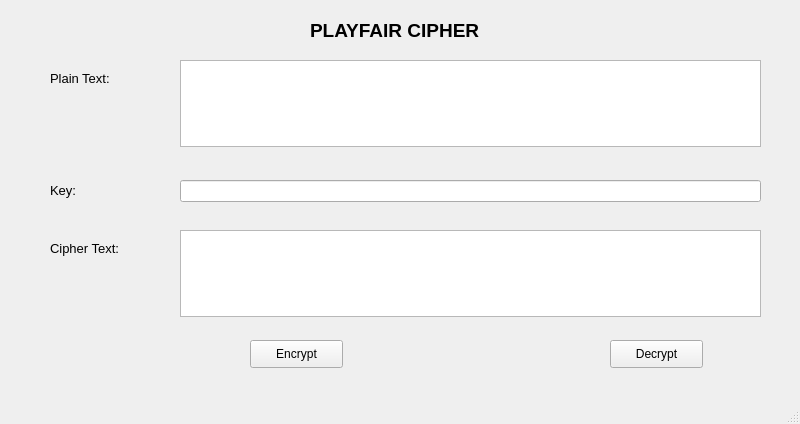
<?xml version="1.0" encoding="UTF-8"?>
<ui version="4.0">
 <class>playfair</class>
 <widget class="QMainWindow" name="playfair">
  <property name="geometry">
   <rect>
    <x>0</x>
    <y>0</y>
    <width>800</width>
    <height>424</height>
   </rect>
  </property>
  <property name="windowTitle">
   <string>Playfail Cipher</string>
  </property>
  <widget class="QWidget" name="centralwidget">
   <widget class="QPushButton" name="pushButton_2">
    <property name="geometry">
     <rect>
      <x>610</x>
      <y>340</y>
      <width>93</width>
      <height>28</height>
     </rect>
    </property>
    <property name="text">
     <string>Decrypt</string>
    </property>
   </widget>
   <widget class="QTextEdit" name="textEdit">
    <property name="geometry">
     <rect>
      <x>180</x>
      <y>60</y>
      <width>581</width>
      <height>87</height>
     </rect>
    </property>
   </widget>
   <widget class="QLabel" name="label">
    <property name="geometry">
     <rect>
      <x>310</x>
      <y>20</y>
      <width>231</width>
      <height>21</height>
     </rect>
    </property>
    <property name="font">
     <font>
      <family>Arial</family>
      <pointsize>14</pointsize>
      <weight>75</weight>
      <bold>true</bold>
     </font>
    </property>
    <property name="text">
     <string>PLAYFAIR CIPHER</string>
    </property>
   </widget>
   <widget class="QLineEdit" name="lineEdit">
    <property name="geometry">
     <rect>
      <x>180</x>
      <y>180</y>
      <width>581</width>
      <height>22</height>
     </rect>
    </property>
   </widget>
   <widget class="QPushButton" name="pushButton">
    <property name="geometry">
     <rect>
      <x>250</x>
      <y>340</y>
      <width>93</width>
      <height>28</height>
     </rect>
    </property>
    <property name="text">
     <string>Encrypt</string>
    </property>
   </widget>
   <widget class="QTextEdit" name="textEdit_2">
    <property name="geometry">
     <rect>
      <x>180</x>
      <y>230</y>
      <width>581</width>
      <height>87</height>
     </rect>
    </property>
   </widget>
   <widget class="QLabel" name="label_2">
    <property name="geometry">
     <rect>
      <x>50</x>
      <y>70</y>
      <width>81</width>
      <height>16</height>
     </rect>
    </property>
    <property name="font">
     <font>
      <family>Arial</family>
      <pointsize>10</pointsize>
     </font>
    </property>
    <property name="text">
     <string>Plain Text:</string>
    </property>
   </widget>
   <widget class="QLabel" name="label_3">
    <property name="geometry">
     <rect>
      <x>50</x>
      <y>180</y>
      <width>41</width>
      <height>21</height>
     </rect>
    </property>
    <property name="font">
     <font>
      <family>Arial</family>
      <pointsize>10</pointsize>
     </font>
    </property>
    <property name="text">
     <string>Key:</string>
    </property>
   </widget>
   <widget class="QLabel" name="label_4">
    <property name="geometry">
     <rect>
      <x>50</x>
      <y>240</y>
      <width>91</width>
      <height>16</height>
     </rect>
    </property>
    <property name="font">
     <font>
      <family>Arial</family>
      <pointsize>10</pointsize>
     </font>
    </property>
    <property name="text">
     <string>Cipher Text:</string>
    </property>
   </widget>
  </widget>
  <widget class="QMenuBar" name="menubar">
   <property name="geometry">
    <rect>
     <x>0</x>
     <y>0</y>
     <width>800</width>
     <height>26</height>
    </rect>
   </property>
  </widget>
  <widget class="QStatusBar" name="statusbar"/>
 </widget>
 <resources/>
 <connections/>
</ui>
